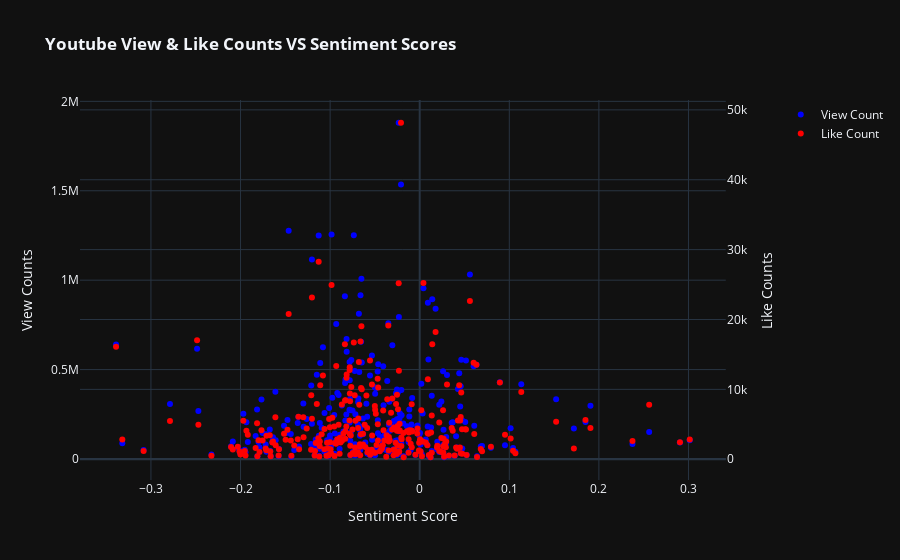

Source (notebook cell):
### Markdown cell above
Find the interactive graph [here](https://cjunwon.github.io/Youtube-Data-Analysis/).

### Code cell
from re import template


fig = make_subplots(specs=[[{'secondary_y': True}]])

fig.add_trace(
        go.Scatter(
        x=video_comp_sentiments['avg_comp_sentiment'],
        y=video_comp_sentiments['vid_viewcount'],
        name='View Count',
        mode='markers',
        marker_color='Blue',
        text=video_comp_sentiments['vid_title'],
        hovertemplate='<b>%{text}</b> <br>Sentiment Value: %{x} <br>View Count: %{y}'),
        secondary_y=False
)

fig.add_trace(go.Scatter(
    x=video_comp_sentiments['avg_comp_sentiment'],
    y=video_comp_sentiments['vid_likecount'],
    name='Like Count',
    mode='markers',
    marker_color='Red',
    text=video_comp_sentiments['vid_title'],
    hovertemplate='<b>%{text}</b> <br>Sentiment Value: %{x} <br>Like Count: %{y}'),
    secondary_y=True
)

fig.update_layout(
    title="<b>Youtube View & Like Counts VS Sentiment Scores<b>",
    xaxis_title="Sentiment Score",
    template='plotly_dark'
)

fig.update_yaxes(title_text="View Counts", secondary_y=False)
fig.update_yaxes(title_text="Like Counts", secondary_y=True)

fig.show(renderer='vscode')

pio.write_html(fig, file='index.html', auto_open=True)

### Figure 1 — Plotly figure (JSON) as saved in the notebook; plotly's stock layout.template omitted (floating-point values rounded to 4 significant figures; data arrays with more than 128 entries replaced by an {"elided": "..."} marker saying what was removed)
{"data": [{"hovertemplate": "<b>%{text}</b> <br>Sentiment Value: %{x} <br>View Count: %{y}", "marker": {"color": "Blue"}, "mode": "markers", "name": "View Count", "text": {"elided": "291 str values"}, "type": "scatter", "x": {"elided": "291 float values"}, "xaxis": "x", "y": {"elided": "291 int values"}, "yaxis": "y"}, {"hovertemplate": "<b>%{text}</b> <br>Sentiment Value: %{x} <br>Like Count: %{y}", "marker": {"color": "Red"}, "mode": "markers", "name": "Like Count", "text": {"elided": "291 str values"}, "type": "scatter", "x": {"elided": "291 float values"}, "xaxis": "x", "y": {"elided": "291 int values"}, "yaxis": "y2"}], "layout": {"title": {"text": "<b>Youtube View & Like Counts VS Sentiment Scores<b>"}, "xaxis": {"anchor": "y", "domain": [0, 0.94], "title": {"text": "Sentiment Score"}}, "yaxis": {"anchor": "x", "domain": [0, 1], "title": {"text": "View Counts"}}, "yaxis2": {"anchor": "x", "overlaying": "y", "side": "right", "title": {"text": "Like Counts"}}}}
